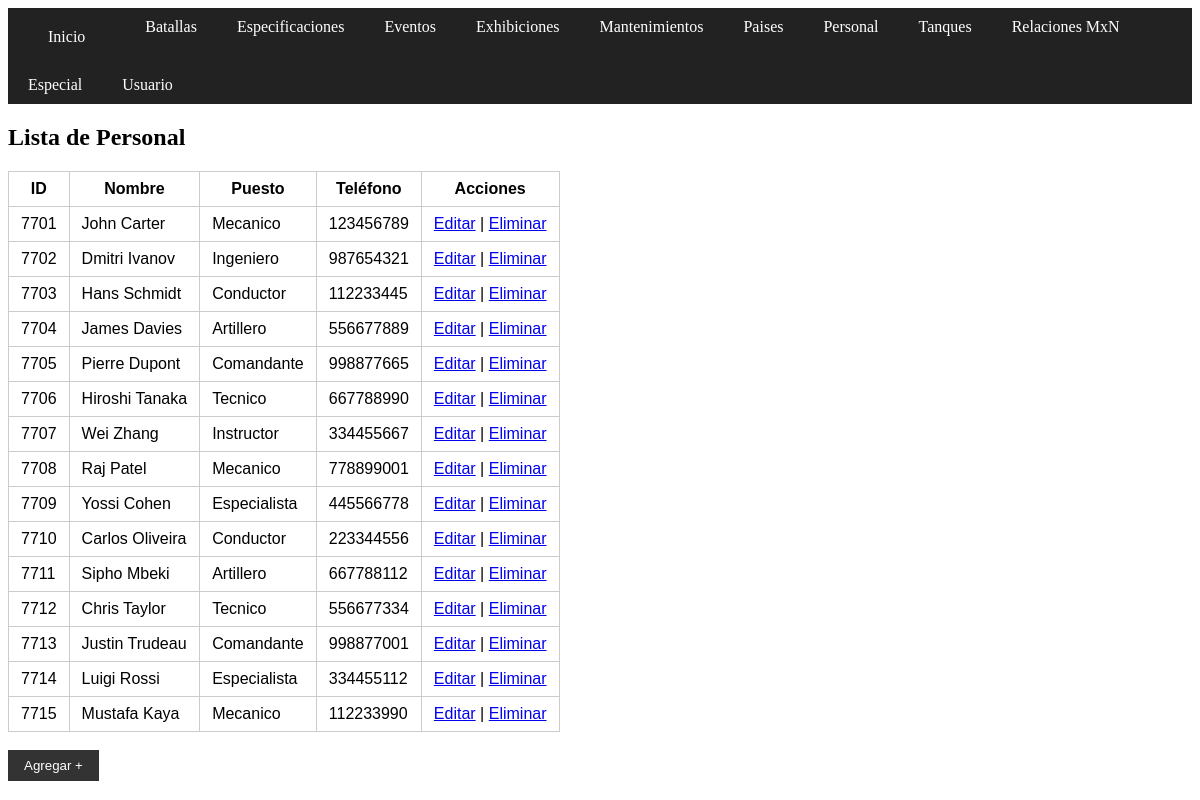
Screenshot of /personal/read.php with the database file from the repository.
### tables this page shows
CREATE TABLE `personal` (
  `id_personal` int(11) NOT NULL AUTO_INCREMENT,
  `nombre_personal` text DEFAULT NULL,
  `puesto` text DEFAULT NULL,
  `num_tel` int(11) DEFAULT NULL,
  PRIMARY KEY (`id_personal`)
);

### personal/read.php (the view, shortened to what this page needs)
<?php
include_once "../config.php";
$sql = "SELECT * FROM personal ORDER BY id_personal";
$result = $conn->query($sql);
?>
<!DOCTYPE html>
<html>
<head>
    <link rel="stylesheet" href="../estilos.css">
</head>
<body>
<?php include "../menu.php"; ?>
<h2>Lista de Personal</h2>
<table>
    <tr>
        <th>ID</th>
        <th>Nombre</th>
        <th>Puesto</th>
        <th>Teléfono</th>
        <th>Acciones</th>
    </tr>
    <?php while($row = $result->fetch_assoc()): ?>
    <tr>
        <td><?= $row['id_personal'] ?></td>
        <td><?= $row['nombre_personal'] ?></td>
        <td><?= $row['puesto'] ?></td>
        <td><?= $row['num_tel'] ?></td>
        <td>
            <a href="update.php?id=<?= $row['id_personal'] ?>">Editar</a> |
            <a href="delete.php?id=<?= $row['id_personal'] ?>" onclick="return confirm('¿Seguro que deseas eliminar este registro?')">Eliminar</a>
        </td>
    </tr>
    <?php endwhile; ?>
</table><br>
<form> <input type="submit" value="Agregar +" formaction="create.php"> </form>
</body>
</html>

### estilos.css (style rules this page uses)
table { font-family: sans-serif; border-collapse: collapse; background: #fff; }
th, td { padding: 8px 12px; border: 1px solid #ccc; }
input[type="submit"] { padding: 8px 16px; background: #333; color: #fff; border: none; }

### rows the page displays
personal: id_personal "7701", nombre_personal "John Carter", puesto "Mecanico", num_tel "123456789"
personal: id_personal "7702", nombre_personal "Dmitri Ivanov", puesto "Ingeniero", num_tel "987654321"
personal: id_personal "7703", nombre_personal "Hans Schmidt", puesto "Conductor", num_tel "112233445"
personal: id_personal "7704", nombre_personal "James Davies", puesto "Artillero", num_tel "556677889"
personal: id_personal "7705", nombre_personal "Pierre Dupont", puesto "Comandante", num_tel "998877665"
personal: id_personal "7706", nombre_personal "Hiroshi Tanaka", puesto "Tecnico", num_tel "667788990"
personal: id_personal "7707", nombre_personal "Wei Zhang", puesto "Instructor", num_tel "334455667"
personal: id_personal "7708", nombre_personal "Raj Patel", puesto "Mecanico", num_tel "778899001"
personal: id_personal "7709", nombre_personal "Yossi Cohen", puesto "Especialista", num_tel "445566778"
personal: id_personal "7710", nombre_personal "Carlos Oliveira", puesto "Conductor", num_tel "223344556"
personal: id_personal "7711", nombre_personal "Sipho Mbeki", puesto "Artillero", num_tel "667788112"
personal: id_personal "7712", nombre_personal "Chris Taylor", puesto "Tecnico", num_tel "556677334"
personal: id_personal "7713", nombre_personal "Justin Trudeau", puesto "Comandante", num_tel "998877001"
personal: id_personal "7714", nombre_personal "Luigi Rossi", puesto "Especialista", num_tel "334455112"
personal: id_personal "7715", nombre_personal "Mustafa Kaya", puesto "Mecanico", num_tel "112233990"
